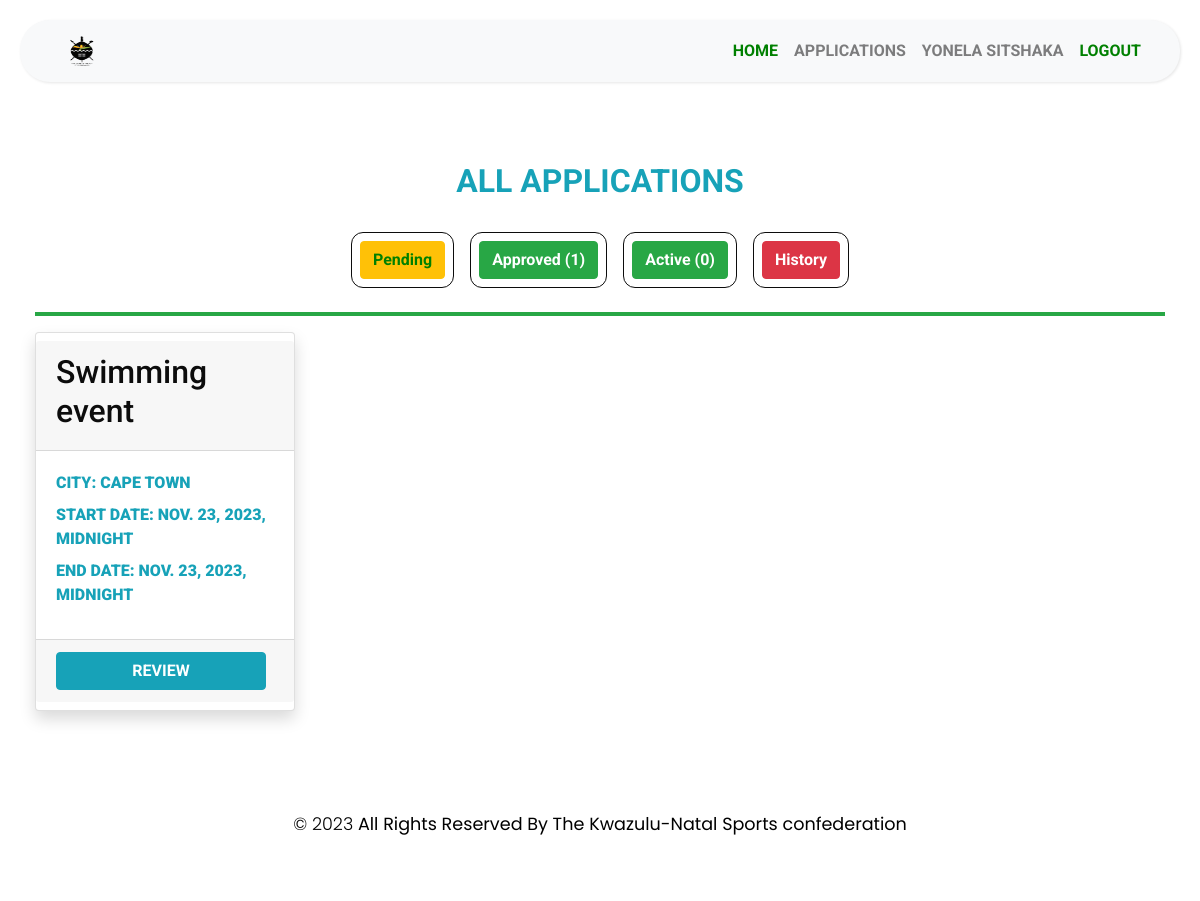
Screenshot of /Approved (signed in) with the database file from the repository.
### MyApp/models.py (models this page shows)
class Application(models.Model):
    ApplicationId = models.AutoField(primary_key=True)
    user = models.ForeignKey(User,blank=True,null=True,on_delete=models.CASCADE)
    FederationPersonel = models.ForeignKey(FederationPersonel,blank=True,null=True,on_delete=models.CASCADE)
    EventName = models.CharField(max_length=255)
    StartDate = models.DateTimeField(max_length=255)
    EndDate = models.DateTimeField(max_length=255)
    HostCity = models.CharField(max_length=255)
    HostProvince =models.CharField(max_length=255)
    ReportSubmitAgreement = models.BooleanField(default=False)
    NumberOfTeam = models.IntegerField()
    MethodOfSelection = models.CharField(max_length=255)
    SelectionApprovedDate = models.DateField(max_length=255)
    TravelDateTime = models.DateTimeField(max_length=255)
    ModeOfTravel = models.CharField(max_length=255)
    CodeOfConductAcceped = models.BooleanField(default=False)
    RegulationsInterestDeclaration  = models.CharField(max_length=300, default='NotProvided')
    RegulationsInterestDeclaration  = models.CharField(max_length=300, default='NotProvided')
    SelectionCriteriaProtocols = models.CharField(max_length=300, default='NotProvided')
    GeneralRegulationSelectionProcedure  =models.CharField(max_length=300, default='NotProvided')
    DocumentationOfSelectionSubmitted = models.CharField(max_length=300, default='NotProvided')
    TeamOfficialDuties = models.CharField(max_length=300, default='NotProvided')
    AcceptanceOfTeamAppointment = models.CharField(max_length=300, default='NotProvided')
    HighPerformancePlan = models.CharField(max_length=300, default='NotProvided')
    EventInvitation  = models.CharField(max_length=300, default='NotProvided')
    ApplicationDate  = models.DateTimeField(default=datetime.now())
    Step = models.CharField(max_length=255, default='start')
    ApplicationStatus = models.CharField(max_length=255, default='Oncreate')
    isHistory = models.BooleanField(default=False)
    DateCreated = models.DateTimeField(default=datetime.now())
    DeclineReason = models.TextField(blank=True, null=True)
    CancelReason = models.TextField(blank=True, null=True)
    ApparelLetters = models.CharField(max_length=300, blank=True, null=True)

### MyApp/views.py (the view)
# urls.py: path('Approved', views.Approved, name="Approved"),
@login_required
def Approved(request):
    numApproved =  countObj(Application.objects.filter(ApplicationStatus = "Approved"))
    numActive = countObj(Application.objects.filter(ApplicationStatus = "Active"))
    approved = Application.objects.filter(ApplicationStatus = "Approved")
    print()
    print("approved: ", approved)
    informationOBJ = {
        "applications":approved,
        "status":"approved",
        "numApproved":numApproved,
        "numActive":numActive
    }
    return render(request, 'MyApp/allApplication.html', informationOBJ)

### MyApp/views.py (called while the page is built)
def countObj(list):
    numItem = 0
    for item in list:
        numItem += 1
    return numItem

### MyApp/templates/MyApp/allApplication.html (shortened to what this page needs)
{% extends "MyApp/base.html" %}
{% block content %}
    {% load static %}
    <div class="container">
        <div style="padding:1rem" class="text-center text-info">
            <h2>
                <b class="text-uppercase font-weight-bold">All Applications</b>
            </h2>
        </div>
        <div class="row"  style="display:flex;justify-content:center">
            <div style="padding:0.5rem;">
                <div style="padding:0.5rem; border:solid 1px; border-radius:12px;">
                    <a href="{% url 'Applications' %}" class="btn btn-warning" style="color:green">
                        <b>
                            Pending
                        </b>
                    </a>
                </div>
            </div>
            <div style="padding:0.5rem;">
                <div style="padding:0.5rem; border:solid 1px; border-radius:12px">
                    <a href="{% url 'Approved' %}" class="btn btn-success">
                        <b>
                            Approved ({{numApproved}})
                        </b>
                    </a>
                </div>
            </div>
            <div style="padding:0.5rem;">
                <div style="padding:0.5rem; border:solid 1px; border-radius:12px">
                    <a href="{% url 'Active' %}" class="btn btn-success">
                        <b>
                            Active ({{numActive}})
                        </b>
                    </a>
                </div>
            </div>
            <div style="padding:0.5rem;">
                <div style="padding:0.5rem; border:solid 1px; border-radius:12px">
                    <a href="{% url 'History' %}" class="btn btn-danger">
                        <b>
                            History
                        </b>
                    </a>
                </div>
            </div>
        </div>
        <hr class="text-success" style="border:solid 2px"/>
        <div>
            {% if applications %}
                <div class="row">
                    {% for application in applications %}
                        <div class="col-xl-3 col-md-6 mb-4">
                            <div class="card border-left-primary shadow h-100 py-2">
                                <div class="card-header">
                                    <h2>
                                        {{application.EventName}}
                                    </h2>
                                </div>
                                <div class="card-body">
                                    <div class="no-gutters align-items-center">
                                        <div class="col mr-2" style="display:flex; justify-content: space-between;">
                                            <div class="text-xs font-weight-bold text-info text-uppercase mb-1" >
                                                <label>
                                                    <b>City: {{application.HostCity}}</b>
                                                </label><br/>
                                                <label>
                                                    <b>Start Date: {{application.StartDate}}</b>
                                                </label><br/>
                                                <label>
                                                    <b>End date: {{application.EndDate}}</b>
                                                </label><br/>
                                            </div>
                                        </div>
                                    </div>
                                </div>
                                <div class="card-footer">
                                    <div class="row no-gutters align-items-center">
                                        <div class="col mr-2" style="display:flex;">
                                                <a class="text-center btn btn-info  text-uppercase font-weight-bold text-xs" href="{% url 'Application_review' applicationId=application.ApplicationId %}" style="width:100%">
                                                    review
                                                </a>
                                        </div>
                                    </div>
                                </div>
                            </div>
                        </div>
                    {% endfor%}
                </div>
            {% else %}
                <div style="padding:1rem; display:flex; justify-content:center; font-size:25px; border:solid 1px; border-radius:12px " class="text-danger">
                    <b>
                        There are no applications belonging to the status '{{status}}''
                    </b>
                </div>
            {% endif %}
{% endblock %}

### MyApp/templates/MyApp/base.html (shortened to what this page needs)
<!DOCTYPE html>
<html>
<head>
    {%load static %}
    <link rel="stylesheet" href="{% static 'manageProfile/Profile.css' %}">
    <link rel="stylesheet" href="https://stackpath.bootstrapcdn.com/bootstrap/4.1.0/css/bootstrap.min.css">
    <link rel="stylesheet" href="{% static 'manageProfile/css/style5.css' %}">
    <link rel="stylesheet" href="{% static 'manageProfile/css/style.css' %}">
    <link rel="stylesheet" href="{% static 'manageProfile/css1/style.css' %}">
<link rel="stylesheet" type="text/css" href="{% static 'manageProfile/css1/bootstrap.css' %}" />
  <link rel="stylesheet" href="{% static 'manageProfile/css1/nice-select.min.css' %}">
  <link rel="stylesheet" type="text/css" href="https://cdnjs.cloudflare.com/ajax/libs/OwlCarousel2/2.3.4/assets/owl.carousel.min.css" />
  <link href="{% static 'manageProfile/css1/font-awesome.min.css' %}" rel="stylesheet" />
  <link href="{% static 'manageProfile/css1/style.css' %}" rel="stylesheet" />
  <link href="{% static 'manageProfile/css1/responsive.css' %}" rel="stylesheet" />
</head>
<body>
    <div class="wrapper" >
        <div id="content">
            <nav class="navbar navbar-expand-lg navbar-light bg-light" style="border-radius:30px">
                <div class="container-fluid" style="color: black;">
                    <a class="nav-link" href="{% url 'home' %}" style="color: green;"> <img style="width:inherit;width:30px;border-radius:12px;height:30px " src="{% static 'manageProfile/images/kzn-sports-confederation-logo.png' %}" class="thumbnail"/></a>
                    <div class="collapse navbar-collapse" id="navbarSupportedContent">
                      <ul class="nav navbar-nav ml-auto"style="color: azure;">
                            {% if user.is_authenticated %}
                                <li class="nav-item text-uppercase font-weight-bold">
                                    <a style="color: green;" class="nav-link"  href="{% url 'home' %}">Home</a>
                                </li>
                                {% if user.is_superuser %}
                                    {% comment %} <li class="nav-item">
                                        <a style="color: black;" class="nav-link" href="#"> Supper User State</a>
                                    </li> {% endcomment %}
                                    <li class="nav-item text-uppercase font-weight-bold">
                                        <a href="{% url 'Applications' %}" style="color: green;" class="nav-link" href="">Applications</a>
                                    </li>
                                {% else %}
                                    <li class="nav-item text-uppercase font-weight-bold">
                                        <a class="nav-link" href="{%   url 'my_applications' %}" >Applications</a>
                                    </li>
                                {% endif %}
                                <li class="nav-item text-uppercase font-weight-bold">
                                    <a class="nav-link" href="{% url 'account' %}">{{user.first_name}} {{user.last_name}}</a>
                                </li>
                                <li class="nav-item text-uppercase font-weight-bold">
                                    <a style="color: green;" class="nav-link" href="{% url 'logoutuser' %}">logout</a>
                                </li>
                            {% endif %}
                        </ul>
                    </div>
                </div>
            </nav>
            <br>
            {% block content %}
            {% endblock %}
            <br>
            <footer class="footer_section" style="height:auto;margin-bottom:0px;width: 100%; margin-top: 10px;border-radius:30px">
                <div class="container" style="margin-bottom:0px;padding:1rem">
                    <center>
                        <b class="text-center">
                            <p style="color:black;">
                                &copy; <span id="displayYear"></span><b> All Rights Reserved By The</b>
                                <a href="#"><b>Kwazulu-Natal Sports confederation</b></a>
                            </p>
                        </b>
                    </center>
                </div>
            </footer>
        </div>
    </div>
</body>
</html>

### MyApp/static/manageProfile/css/style5.css (style rules this page uses)
body { font-family: 'Poppins', sans-serif; background: #fafafa; }
p { font-family: 'Poppins', sans-serif; font-size: 1.1em; font-weight: 300; line-height: 1.7em; color: #999; }
a, a:hover, a:focus { color: inherit; text-decoration: none; transition: all 0.3s; }
.navbar { padding: 15px 10px; background: #fff; border: none; border-radius: 0; margin-bottom: 40px; box-shadow: 1px 1px 3px rgba(0, 0, 0, 0.1); }
.wrapper { display: flex; width: 100%; align-items: stretch; perspective: 1500px; }
#content { width: 100%; padding: 20px; min-height: 100vh; transition: all 0.3s; }

### MyApp/static/manageProfile/css1/style.css (style rules this page uses)
body { font-family: "Roboto", sans-serif; color: #0c0c0c; background-color: #ffffff; overflow-x: hidden; }
a, a:hover, a:focus { text-decoration: none; }
.btn, .btn:focus { outline: none !important; -webkit-box-shadow: none; box-shadow: none; }
.footer_section { position: relative; background-color: #ffffff; text-align: center; }
.footer_section p { color: #155263; padding: 25px 0; margin: 0; }
.footer_section p a { color: inherit; }

### MyApp/static/manageProfile/css1/responsive.css (style rules this page uses)
@media (min-width: 1200px) { .container { max-width: 1170px; } }

### rows the page displays
Application: EventName "Swimming event", HostCity "CAPE TOWN", StartDate "NOV. 23, 2023, MIDNIGHT", EndDate "NOV. 23, 2023, MIDNIGHT"

### other values shown
{{ user.first_name }} "YONELA"
{{ user.last_name }} "SITSHAKA"
{{ numApproved }} "1"
{{ numActive }} "0"
